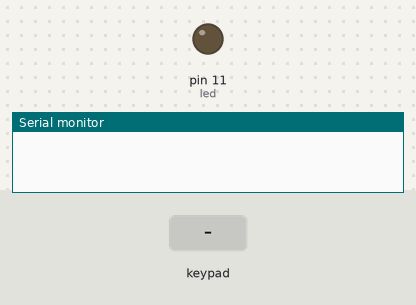
Recording of a sketch running on a simulated Arduino Uno, built with avr-gcc and run on an emulated ATmega328P. Shown: output pins drawn as LEDs (lit = HIGH), the last lines printed to the serial monitor. Dashed ring = blinking. The inputs (shaded band) are chosen by the test bench.

Above: at 1.2 s.
1.3 s: key '4' pressed
At 1.55 s:
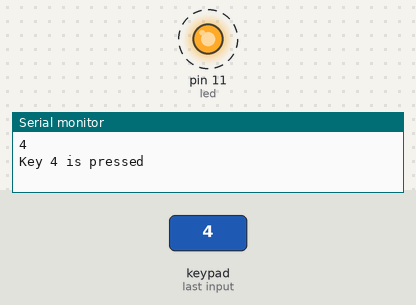
Timing chart, 0 to 10.3 s (numbered marks = the images above; inputs shaded):
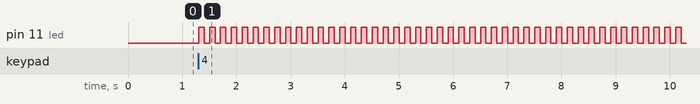

The sketch:

Test_Code.ino
```cpp
#include <Keypad.h>

const byte ROWS = 4; //four rows
const byte COLS = 4; //three columns

int led = 11;

char keys[ROWS][COLS] = {
  {'1','2','3','A'},
  {'4','5','6','B'},
  {'7','8','9','C'},
  {'*','0','#','D'}
};

byte rowPins[ROWS] = {2, 3, 4, 5}; //connect to the row pinouts of the keypad
byte colPins[COLS] = {6,7,8,9}; //connect to the column pinouts of the keypad

Keypad keypad = Keypad( makeKeymap(keys), rowPins, colPins, ROWS, COLS );

void setup(){
  Serial.begin(9600);
  pinMode(led, OUTPUT);
}

void loop(){
  char key = keypad.getKey();
    // just print the pressed key
   if (key){
    Serial.println(key);
  }

  // this checkes if 4 is pressed, then do something. Here  we print the text but you can control something.
  if (key =='4'){
    Serial.println("Key 4 is pressed");
      int i;
      for (i = 0; i <= 50; i += 1)
      {
      digitalWrite(led,HIGH);
      delay(100);
      digitalWrite(led,LOW);
      delay(100);
       }

  }
}
```

Measured:
- after the input at 1.3 s, pin 11 (led): alternates HIGH for 0.10 s and LOW for 0.10 s, starting at once
